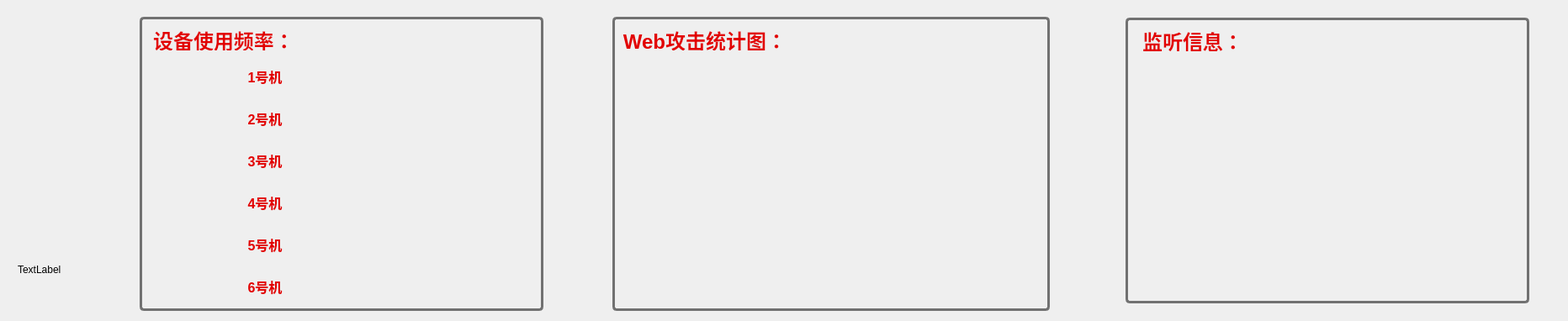
              <widget class="QWidget" name="widget_11" native="true">
               <layout class="QHBoxLayout" name="horizontalLayout_3">
                <item>
                 <widget class="QWidget" name="widget_9" native="true">
                  <property name="minimumSize">
                   <size>
                    <width>100</width>
                    <height>350</height>
                   </size>
                  </property>
                  <property name="maximumSize">
                   <size>
                    <width>100</width>
                    <height>350</height>
                   </size>
                  </property>
                  <widget class="QLabel" name="label_5">
                   <property name="geometry">
                    <rect>
                     <x>10</x>
                     <y>-90</y>
                     <width>90</width>
                     <height>90</height>
                    </rect>
                   </property>
                   <property name="minimumSize">
                    <size>
                     <width>90</width>
                     <height>90</height>
                    </size>
                   </property>
                   <property name="maximumSize">
                    <size>
                     <width>90</width>
                     <height>90</height>
                    </size>
                   </property>
                   <property name="toolTipDuration">
                    <number>-1</number>
                   </property>
                   <property name="text">
                    <string>TextLabel</string>
                   </property>
                  </widget>
                  <widget class="QLabel" name="label_4">
                   <property name="geometry">
                    <rect>
                     <x>10</x>
                     <y>270</y>
                     <width>70</width>
                     <height>70</height>
                    </rect>
                   </property>
                   <property name="minimumSize">
                    <size>
                     <width>70</width>
                     <height>70</height>
                    </size>
                   </property>
                   <property name="maximumSize">
                    <size>
                     <width>70</width>
                     <height>70</height>
                    </size>
                   </property>
                   <property name="styleSheet">
                    <string notr="true"/>
                   </property>
                   <property name="text">
                    <string>TextLabel</string>
                   </property>
                   <property name="scaledContents">
                    <bool>true</bool>
                   </property>
                  </widget>
                 </widget>
                </item>
                <item>
                 <spacer name="horizontalSpacer_10">
                  <property name="orientation">
                   <enum>Qt::Horizontal</enum>
                  </property>
                  <property name="sizeHint" stdset="0">
                   <size>
                    <width>40</width>
                    <height>20</height>
                   </size>
                  </property>
                 </spacer>
                </item>
                <item>
                 <widget class="QWidget" name="widget_10" native="true">
                  <property name="sizePolicy">
                   <sizepolicy hsizetype="Preferred" vsizetype="Preferred">
                    <horstretch>0</horstretch>
                    <verstretch>0</verstretch>
                   </sizepolicy>
                  </property>
                  <property name="minimumSize">
                   <size>
                    <width>1100</width>
                    <height>360</height>
                   </size>
                  </property>
                  <property name="maximumSize">
                   <size>
                    <width>1100</width>
                    <height>360</height>
                   </size>
                  </property>
                  <layout class="QHBoxLayout" name="horizontalLayout_32">
                   <item>
                    <widget class="QWidget" name="widget_34" native="true">
                     <property name="minimumSize">
                      <size>
                       <width>480</width>
                       <height>350</height>
                      </size>
                     </property>
                     <property name="maximumSize">
                      <size>
                       <width>480</width>
                       <height>350</height>
                      </size>
                     </property>
                     <property name="styleSheet">
                      <string notr="true">#widget_34{
border: 3px solid rgb(113, 113, 113);    /*边框*/
border-radius: 5px;           /*圆角*/

}</string>
                     </property>
                     <widget class="QWidget" name="layoutWidget_2">
                      <property name="geometry">
                       <rect>
                        <x>110</x>
                        <y>100</y>
                        <width>302</width>
                        <height>42</height>
                       </rect>
                      </property>
                      <layout class="QHBoxLayout" name="horizontalLayout_27">
                       <property name="spacing">
                        <number>10</number>
                       </property>
                       <item>
                        <widget class="QLabel" name="label_28">
                         <property name="minimumSize">
                          <size>
                           <width>50</width>
                           <height>30</height>
                          </size>
                         </property>
                         <property name="maximumSize">
                          <size>
                           <width>50</width>
                           <height>30</height>
                          </size>
                         </property>
                         <property name="text">
                          <string>&lt;html&gt;&lt;head/&gt;&lt;body&gt;&lt;p align=&quot;center&quot;&gt;&lt;span style=&quot; font-size:12pt; font-weight:600; color:#e20000;&quot;&gt;2号机&lt;/span&gt;&lt;/p&gt;&lt;/body&gt;&lt;/html&gt;</string>
                         </property>
                        </widget>
                       </item>
                       <item>
                        <widget class="QLabel" name="label_29">
                         <property name="minimumSize">
                          <size>
                           <width>200</width>
                           <height>30</height>
                          </size>
                         </property>
                         <property name="maximumSize">
                          <size>
                           <width>200</width>
                           <height>30</height>
                          </size>
                         </property>
                         <property name="styleSheet">
                          <string notr="true">background-image: url(:/new/background/pic/resource/no2.png);</string>
                         </property>
                         <property name="text">
                          <string/>
                         </property>
                        </widget>
                       </item>
                      </layout>
                     </widget>
                     <widget class="QWidget" name="layoutWidget_3">
                      <property name="geometry">
                       <rect>
                        <x>110</x>
                        <y>150</y>
                        <width>302</width>
                        <height>42</height>
                       </rect>
                      </property>
                      <layout class="QHBoxLayout" name="horizontalLayout_28">
                       <property name="spacing">
                        <number>10</number>
                       </property>
                       <item>
                        <widget class="QLabel" name="label_30">
                         <property name="minimumSize">
                          <size>
                           <width>50</width>
                           <height>30</height>
                          </size>
                         </property>
                         <property name="maximumSize">
                          <size>
                           <width>50</width>
                           <height>30</height>
                          </size>
                         </property>
                         <property name="text">
                          <string>&lt;html&gt;&lt;head/&gt;&lt;body&gt;&lt;p align=&quot;center&quot;&gt;&lt;span style=&quot; font-size:12pt; font-weight:600; color:#e20000;&quot;&gt;3号机&lt;/span&gt;&lt;/p&gt;&lt;/body&gt;&lt;/html&gt;</string>
                         </property>
                        </widget>
                       </item>
                       <item>
                        <widget class="QLabel" name="label_31">
                         <property name="minimumSize">
                          <size>
                           <width>200</width>
                           <height>30</height>
                          </size>
                         </property>
                         <property name="maximumSize">
                          <size>
                           <width>200</width>
                           <height>30</height>
                          </size>
                         </property>
                         <property name="styleSheet">
                          <string notr="true">background-image: url(:/new/background/pic/resource/no4.png);</string>
                         </property>
                         <property name="text">
                          <string/>
                         </property>
                        </widget>
                       </item>
                      </layout>
                     </widget>
                     <widget class="QWidget" name="layoutWidget_4">
                      <property name="geometry">
                       <rect>
                        <x>110</x>
                        <y>200</y>
                        <width>302</width>
                        <height>42</height>
                       </rect>
                      </property>
                      <layout class="QHBoxLayout" name="horizontalLayout_29">
                       <property name="spacing">
                        <number>10</number>
                       </property>
                       <item>
                        <widget class="QLabel" name="label_32">
                         <property name="minimumSize">
                          <size>
                           <width>50</width>
                           <height>30</height>
                          </size>
                         </property>
                         <property name="maximumSize">
                          <size>
                           <width>50</width>
                           <height>30</height>
                          </size>
                         </property>
                         <property name="text">
                          <string>&lt;html&gt;&lt;head/&gt;&lt;body&gt;&lt;p align=&quot;center&quot;&gt;&lt;span style=&quot; font-size:12pt; font-weight:600; color:#e20000;&quot;&gt;4号机&lt;/span&gt;&lt;/p&gt;&lt;/body&gt;&lt;/html&gt;</string>
                         </property>
                        </widget>
                       </item>
                       <item>
                        <widget class="QLabel" name="label_33">
                         <property name="minimumSize">
                          <size>
                           <width>200</width>
                           <height>30</height>
                          </size>
                         </property>
                         <property name="maximumSize">
                          <size>
                           <width>200</width>
                           <height>30</height>
                          </size>
                         </property>
                         <property name="styleSheet">
                          <string notr="true">background-image: url(:/new/background/pic/resource/no5.png);</string>
                         </property>
                         <property name="text">
                          <string/>
                         </property>
                        </widget>
                       </item>
                      </layout>
                     </widget>
                     <widget class="QWidget" name="layoutWidget_5">
                      <property name="geometry">
                       <rect>
                        <x>110</x>
                        <y>250</y>
                        <width>302</width>
                        <height>42</height>
                       </rect>
                      </property>
                      <layout class="QHBoxLayout" name="horizontalLayout_30">
                       <property name="spacing">
                        <number>10</number>
                       </property>
                       <item>
                        <widget class="QLabel" name="label_34">
                         <property name="minimumSize">
                          <size>
                           <width>50</width>
                           <height>30</height>
                          </size>
                         </property>
                         <property name="maximumSize">
                          <size>
                           <width>50</width>
                           <height>30</height>
                          </size>
                         </property>
                         <property name="text">
                          <string>&lt;html&gt;&lt;head/&gt;&lt;body&gt;&lt;p align=&quot;center&quot;&gt;&lt;span style=&quot; font-size:12pt; font-weight:600; color:#e20000;&quot;&gt;5号机&lt;/span&gt;&lt;/p&gt;&lt;/body&gt;&lt;/html&gt;</string>
                         </property>
                        </widget>
                       </item>
                       <item>
                        <widget class="QLabel" name="label_35">
                         <property name="minimumSize">
                          <size>
                           <width>200</width>
                           <height>30</height>
                          </size>
                         </property>
                         <property name="maximumSize">
                          <size>
                           <width>200</width>
                           <height>30</height>
                          </size>
                         </property>
                         <property name="styleSheet">
                          <string notr="true">background-image: url(:/new/background/pic/resource/no2.png);</string>
                         </property>
                         <property name="text">
                          <string/>
                         </property>
                        </widget>
                       </item>
                      </layout>
                     </widget>
                     <widget class="QWidget" name="layoutWidget_6">
                      <property name="geometry">
                       <rect>
                        <x>110</x>
                        <y>300</y>
                        <width>302</width>
                        <height>42</height>
                       </rect>
                      </property>
                      <layout class="QHBoxLayout" name="horizontalLayout_31">
                       <property name="spacing">
                        <number>10</number>
                       </property>
                       <item>
                        <widget class="QLabel" name="label_36">
                         <property name="minimumSize">
                          <size>
                           <width>50</width>
                           <height>30</height>
                          </size>
                         </property>
                         <property name="maximumSize">
                          <size>
                           <width>50</width>
                           <height>30</height>
                          </size>
                         </property>
                         <property name="text">
                          <string>&lt;html&gt;&lt;head/&gt;&lt;body&gt;&lt;p align=&quot;center&quot;&gt;&lt;span style=&quot; font-size:12pt; font-weight:600; color:#e20000;&quot;&gt;6号机&lt;/span&gt;&lt;/p&gt;&lt;/body&gt;&lt;/html&gt;</string>
                         </property>
                        </widget>
                       </item>
                       <item>
                        <widget class="QLabel" name="label_37">
                         <property name="minimumSize">
                          <size>
                           <width>200</width>
                           <height>30</height>
                          </size>
                         </property>
                         <property name="maximumSize">
                          <size>
                           <width>200</width>
                           <height>30</height>
                          </size>
                         </property>
                         <property name="styleSheet">
                          <string notr="true">background-image: url(:/new/background/pic/resource/no5.png);</string>
                         </property>
                         <property name="text">
                          <string/>
                         </property>
                        </widget>
                       </item>
                      </layout>
                     </widget>
                     <widget class="QLabel" name="label_38">
                      <property name="geometry">
                       <rect>
                        <x>0</x>
                        <y>10</y>
                        <width>200</width>
                        <height>30</height>
                       </rect>
                      </property>
                      <property name="minimumSize">
                       <size>
                        <width>200</width>
                        <height>30</height>
                       </size>
                      </property>
                      <property name="maximumSize">
                       <size>
                        <width>200</width>
                        <height>30</height>
                       </size>
                      </property>
                      <property name="text">
                       <string>&lt;html&gt;&lt;head/&gt;&lt;body&gt;&lt;p align=&quot;center&quot;&gt;&lt;span style=&quot; font-size:18pt; font-weight:600; color:#e20000;&quot;&gt;设备使用频率：&lt;/span&gt;&lt;/p&gt;&lt;/body&gt;&lt;/html&gt;</string>
                      </property>
                     </widget>
                     <widget class="QWidget" name="layoutWidget_7">
                      <property name="geometry">
                       <rect>
                        <x>110</x>
                        <y>50</y>
                        <width>302</width>
                        <height>42</height>
                       </rect>
                      </property>
                      <layout class="QHBoxLayout" name="horizontalLayout_33">
                       <property name="spacing">
                        <number>10</number>
                       </property>
                       <item>
                        <widget class="QLabel" name="label_6">
                         <property name="minimumSize">
                          <size>
                           <width>50</width>
                           <height>30</height>
                          </size>
                         </property>
                         <property name="maximumSize">
                          <size>
                           <width>50</width>
                           <height>30</height>
                          </size>
                         </property>
                         <property name="text">
                          <string>&lt;html&gt;&lt;head/&gt;&lt;body&gt;&lt;p align=&quot;center&quot;&gt;&lt;span style=&quot; font-size:12pt; font-weight:600; color:#e20000;&quot;&gt;1号机&lt;/span&gt;&lt;/p&gt;&lt;/body&gt;&lt;/html&gt;</string>
                         </property>
                        </widget>
                       </item>
                       <item>
                        <widget class="QLabel" name="label_12">
                         <property name="minimumSize">
                          <size>
                           <width>200</width>
                           <height>30</height>
                          </size>
                         </property>
                         <property name="maximumSize">
                          <size>
                           <width>200</width>
                           <height>30</height>
                          </size>
                         </property>
                         <property name="styleSheet">
                          <string notr="true">background-image: url(:/new/background/pic/resource/no3.png);</string>
                         </property>
                         <property name="text">
                          <string/>
                         </property>
                        </widget>
                       </item>
                      </layout>
                     </widget>
                    </widget>
                   </item>
                   <item>
                    <spacer name="horizontalSpacer_9">
                     <property name="orientation">
                      <enum>Qt::Horizontal</enum>
                     </property>
                     <property name="sizeHint" stdset="0">
                      <size>
                       <width>40</width>
                       <height>20</height>
                      </size>
                     </property>
                    </spacer>
                   </item>
                   <item>
                    <widget class="QWidget" name="widget_35" native="true">
                     <property name="minimumSize">
                      <size>
                       <width>520</width>
                       <height>350</height>
                      </size>
                     </property>
                     <property name="maximumSize">
                      <size>
                       <width>520</width>
                       <height>350</height>
                      </size>
                     </property>
                     <property name="styleSheet">
                      <string notr="true">#widget_35{
border: 3px solid rgb(113, 113, 113);    /*边框*/
border-radius: 5px;           /*圆角*/

}</string>
                     </property>
                     <widget class="QLabel" name="label_39">
                      <property name="geometry">
                       <rect>
                        <x>20</x>
                        <y>0</y>
                        <width>550</width>
                        <height>370</height>
                       </rect>
                      </property>
                      <property name="minimumSize">
                       <size>
                        <width>550</width>
                        <height>370</height>
                       </size>
                      </property>
                      <property name="maximumSize">
                       <size>
                        <width>550</width>
                        <height>370</height>
                       </size>
                      </property>
                      <property name="styleSheet">
                       <string notr="true"/>
                      </property>
                      <property name="text">
                       <string/>
                      </property>
                     </widget>
                     <widget class="QLabel" name="label_40">
                      <property name="geometry">
                       <rect>
                        <x>10</x>
                        <y>10</y>
                        <width>200</width>
                        <height>30</height>
                       </rect>
                      </property>
                      <property name="minimumSize">
                       <size>
                        <width>200</width>
                        <height>30</height>
                       </size>
                      </property>
                      <property name="maximumSize">
                       <size>
                        <width>200</width>
                        <height>30</height>
                       </size>
                      </property>
                      <property name="text">
                       <string>&lt;html&gt;&lt;head/&gt;&lt;body&gt;&lt;p align=&quot;center&quot;&gt;&lt;span style=&quot; font-size:18pt; font-weight:600; color:#e20000;&quot;&gt;Web攻击统计图：&lt;/span&gt;&lt;/p&gt;&lt;/body&gt;&lt;/html&gt;</string>
                      </property>
                     </widget>
                    </widget>
                   </item>
                  </layout>
                 </widget>
                </item>
                <item>
                 <spacer name="horizontalSpacer_8">
                  <property name="orientation">
                   <enum>Qt::Horizontal</enum>
                  </property>
                  <property name="sizeHint" stdset="0">
                   <size>
                    <width>40</width>
                    <height>20</height>
                   </size>
                  </property>
                 </spacer>
                </item>
                <item>
                 <widget class="QWidget" name="widget_14" native="true">
                  <property name="minimumSize">
                   <size>
                    <width>550</width>
                    <height>360</height>
                   </size>
                  </property>
                  <property name="maximumSize">
                   <size>
                    <width>550</width>
                    <height>360</height>
                   </size>
                  </property>
                  <property name="styleSheet">
                   <string notr="true"/>
                  </property>
                  <layout class="QHBoxLayout" name="horizontalLayout_4">
                   <item>
                    <widget class="QWidget" name="widget_36" native="true">
                     <property name="minimumSize">
                      <size>
                       <width>480</width>
                       <height>340</height>
                      </size>
                     </property>
                     <property name="maximumSize">
                      <size>
                       <width>480</width>
                       <height>340</height>
                      </size>
                     </property>
                     <property name="styleSheet">
                      <string notr="true">#widget_36{
border: 3px solid rgb(113, 113, 113);    /*边框*/
border-radius: 5px;           /*圆角*/
}</string>
                     </property>
                     <widget class="QTextBrowser" name="textBrowser">
                      <property name="geometry">
                       <rect>
                        <x>10</x>
                        <y>60</y>
                        <width>450</width>
                        <height>270</height>
                       </rect>
                      </property>
                      <property name="minimumSize">
                       <size>
                        <width>450</width>
                        <height>270</height>
                       </size>
                      </property>
                      <property name="maximumSize">
                       <size>
                        <width>450</width>
                        <height>270</height>
                       </size>
                      </property>
                      <property name="styleSheet">
                       <string notr="true">color:#e20000;
background-color: rgba(255,132,139,0);
border-radius: 3px;           /*圆角*/

font: 75 21pt &quot;Adobe Arabic&quot;;</string>
                      </property>
                     </widget>
                     <widget class="QLabel" name="label_41">
                      <property name="geometry">
                       <rect>
                        <x>-20</x>
                        <y>10</y>
                        <width>200</width>
                        <height>30</height>
                       </rect>
                      </property>
                      <property name="minimumSize">
                       <size>
                        <width>200</width>
                        <height>30</height>
                       </size>
                      </property>
                      <property name="maximumSize">
                       <size>
                        <width>200</width>
                        <height>30</height>
                       </size>
                      </property>
                      <property name="text">
                       <string>&lt;html&gt;&lt;head/&gt;&lt;body&gt;&lt;p align=&quot;center&quot;&gt;&lt;span style=&quot; font-size:18pt; font-weight:600; color:#e20000;&quot;&gt;监听信息：&lt;/span&gt;&lt;/p&gt;&lt;/body&gt;&lt;/html&gt;</string>
                      </property>
                     </widget>
                    </widget>
                   </item>
                  </layout>
                 </widget>
                </item>
               </layout>
              </widget>
